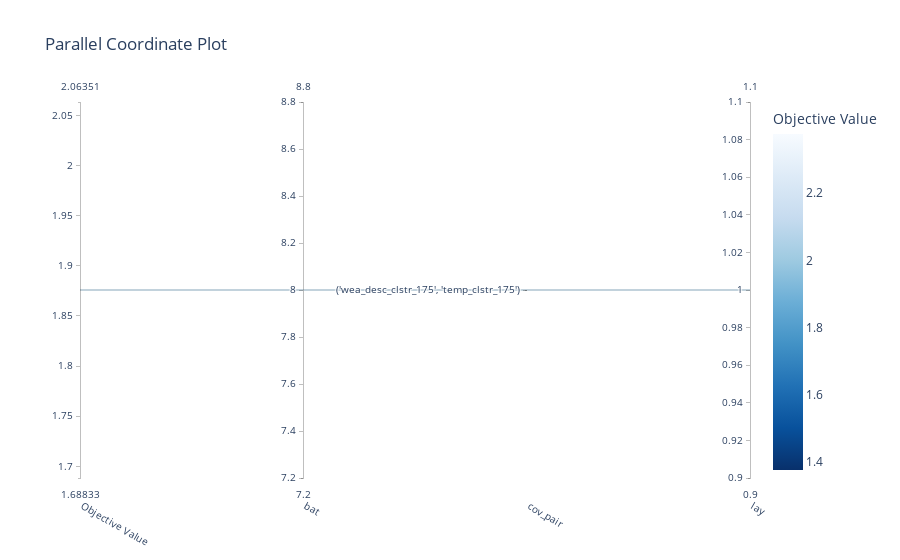
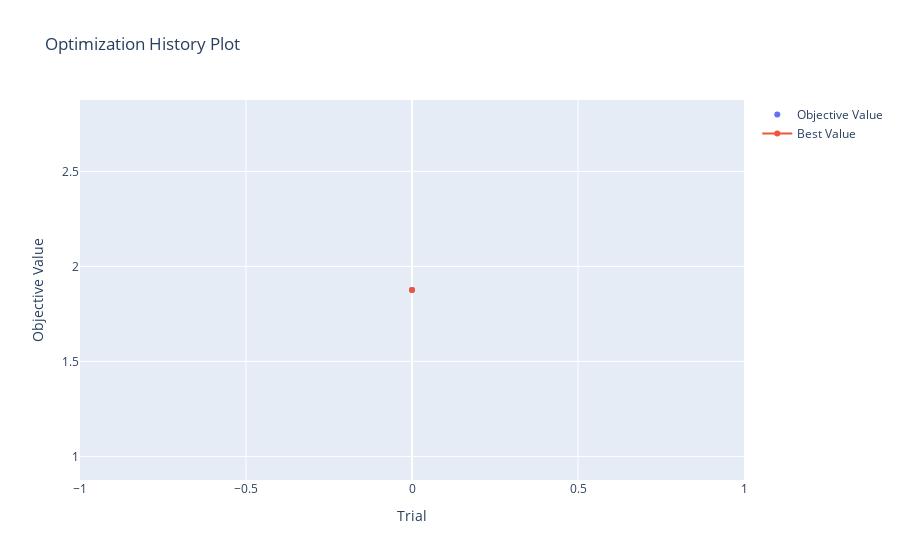
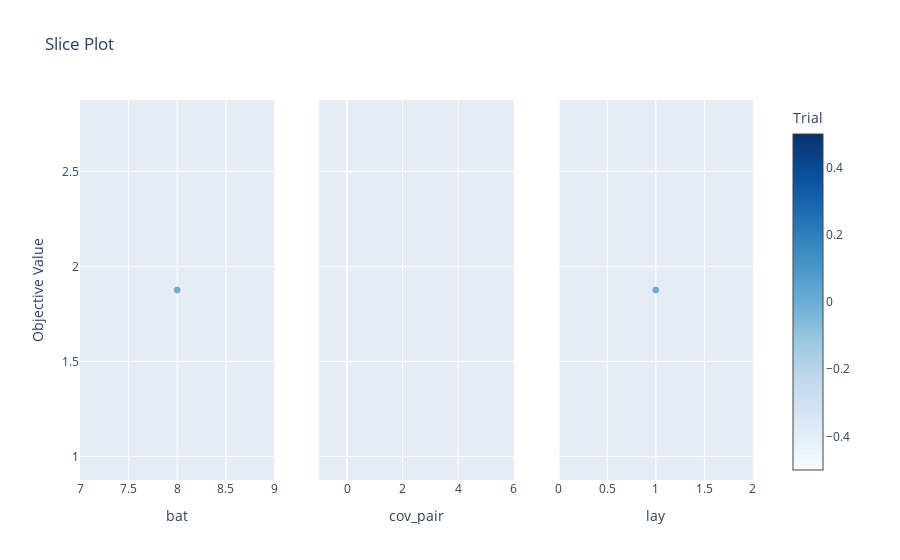

Here is the notebook cell these charts were saved with, in order:
### Code cell
"""
Full Training Routine 
with hyperparmeter grid search

Load data into TimeSeriesDataSet object

for fast development run
uncomment fast_dev_run = fdv_steps

"""

#early_stop_callback = EarlyStopping(monitor="val_loss", min_delta=1e-4, patience=p, verbose=False, mode="min")
lr_logger = LearningRateMonitor()

RMSE_list = [] # FIND minimum RMSE case
hyperparams_list = [] # FIND minimum RMSE case

# best_val_comb_idx=[17,21,51,52,53,54,61,62,63,82,83,84,109,110,111,143,144,145,195,218,219,220,232,233,234,236,237,238,280,338,339,340,344,345,346,386]
# best_val_train_epochs = [50, 50, 50, 50, 50, 50, 50, 50, 50, 50, 50, 50, 50, 50, 50, 50, 50, 50, 50, 50, 50, 50, 50, 50, 50, 50, 50, 50, 50, 50, 50, 50, 50, 50, 50, 50]

# best_val_comb_idx=[234]
# best_val_train_epochs = [50]


param_comb_cnt=-1
#for neu,lay,bat,lr,enc_len,pred_len,drop,cov_pair,num_ep in product(*[x for x in hparams_grid.values()]):

def objective(trial):  
  
  neu = 1#trial.suggest_int(name="neu",low=500,high=700,step=10,log=False)
  lay = trial.suggest_int(name="lay",low=1,high=3,step=1,log=False)
  bat = trial.suggest_int(name="bat",low=4,high=8,step=4,log=False)
  lr = 0.001#trial.suggest_float(name="lr",low=0.00001,high=0.0008,step=0.00001,log=False)
  enc_len = 8
  pred_len = 1
  drop = 0.2#trial.suggest_float(name="dropout",low=0,high=0.2,step=0.2,log=False)
  cov_pair = trial.suggest_categorical("cov_pair",[('wea_desc_clstr_175', 'temp_clstr_175')]) #  cov_pairs_list

  #for num_ep in range(20,65,3):
  for num_ep in range(1,2):

    num_cols_list = []  
    #param_comb_cnt+=1
    # if param_comb_cnt <0 or param_comb_cnt > 40:
    # #if param_comb_cnt not in [257, 254, 258, 291, 294, 295,328, 322, 326, 327,337, 329]:
    #   continue

    df_cov_col1 = cov_pair[0]
    df_cov_col2 = cov_pair[1]

      ######### Load DATA #############

    if (df_cov_col1[:3] == 'wea' and df_cov_col2[:3] != 'wea'): 
          num_cols_list = [df_cov_col2]
          cat_col1 = df_cov_col1
          cat_dict = {cat_col1: NaNLabelEncoder(add_nan=True).fit(df[cat_col1]),"_hour_of_day": NaNLabelEncoder(add_nan=True).fit(df._hour_of_day), \
          "_day_of_week": NaNLabelEncoder(add_nan=True).fit(df._day_of_week), "_day_of_month" : NaNLabelEncoder(add_nan=True).fit(df._day_of_month), "_day_of_year" : NaNLabelEncoder(add_nan=True).fit(df._day_of_year), \
              "_week_of_year": NaNLabelEncoder(add_nan=True).fit(df._week_of_year), "_month_of_year": NaNLabelEncoder(add_nan=True).fit(df._month_of_year) ,"_year": NaNLabelEncoder(add_nan=True).fit(df._year)}
          cat_list = [cat_col1,"_hour_of_day","_day_of_week","_day_of_month","_day_of_year","_week_of_year","_month_of_year","_year"]
          embed_size_dict = {cat_col1:(18,4),'_hour_of_day':(25,5),'_day_of_week':(8,5),'_day_of_month':(32,5), '_day_of_year':(69,8), '_week_of_year':(12,3), '_month_of_year':(4,3),'_year':(2,1)  }
  
    elif (df_cov_col2[:3] == 'wea' and df_cov_col1[:3] != 'wea'): 
          num_cols_list = [df_cov_col1]
          cat_col1 = df_cov_col2
          cat_dict = {cat_col1: NaNLabelEncoder(add_nan=True).fit(df[cat_col1]),"_hour_of_day": NaNLabelEncoder(add_nan=True).fit(df._hour_of_day), \
          "_day_of_week": NaNLabelEncoder(add_nan=True).fit(df._day_of_week), "_day_of_month" : NaNLabelEncoder(add_nan=True).fit(df._day_of_month), "_day_of_year" : NaNLabelEncoder(add_nan=True).fit(df._day_of_year), \
              "_week_of_year": NaNLabelEncoder(add_nan=True).fit(df._week_of_year), "_month_of_year": NaNLabelEncoder(add_nan=True).fit(df._month_of_year) ,"_year": NaNLabelEncoder(add_nan=True).fit(df._year)}
          cat_list = [cat_col1,"_hour_of_day","_day_of_week","_day_of_month","_day_of_year","_week_of_year","_month_of_year","_year"]
          embed_size_dict = {cat_col1:(18,4),'_hour_of_day':(25,5),'_day_of_week':(8,5),'_day_of_month':(32,5), '_day_of_year':(69,8), '_week_of_year':(12,3), '_month_of_year':(4,3),'_year':(2,1)  }
    
    elif (df_cov_col1[:3] == 'wea' and df_cov_col2[:3] == 'wea'): 
          num_cols_list = []
          cat_col1 = df_cov_col1
          cat_col2 = df_cov_col2
          cat_dict = {cat_col1: NaNLabelEncoder(add_nan=True).fit(df[cat_col1]),cat_col2: NaNLabelEncoder(add_nan=True).fit(df[cat_col2]),"_hour_of_day": NaNLabelEncoder(add_nan=True).fit(df._hour_of_day), \
          "_day_of_week": NaNLabelEncoder(add_nan=True).fit(df._day_of_week), "_day_of_month" : NaNLabelEncoder(add_nan=True).fit(df._day_of_month), "_day_of_year" : NaNLabelEncoder(add_nan=True).fit(df._day_of_year), \
              "_week_of_year": NaNLabelEncoder(add_nan=True).fit(df._week_of_year), "_month_of_year": NaNLabelEncoder(add_nan=True).fit(df._month_of_year) ,"_year": NaNLabelEncoder(add_nan=True).fit(df._year)}
          cat_list = [cat_col1,cat_col2,"_hour_of_day","_day_of_week","_day_of_month","_day_of_year","_week_of_year","_month_of_year","_year"]
          embed_size_dict = {cat_col1:(18,4),'_hour_of_day':(25,5),'_day_of_week':(8,5),'_day_of_month':(32,5), '_day_of_year':(69,8), '_week_of_year':(12,3), '_month_of_year':(4,3),'_year':(2,1)  }
    
    else:
          num_cols_list = [df_cov_col1,df_cov_col2] # numerical covariate
          cat_dict = {"_hour_of_day": NaNLabelEncoder(add_nan=True).fit(df._hour_of_day), \
          "_day_of_week": NaNLabelEncoder(add_nan=True).fit(df._day_of_week), "_day_of_month" : NaNLabelEncoder(add_nan=True).fit(df._day_of_month), "_day_of_year" : NaNLabelEncoder(add_nan=True).fit(df._day_of_year), \
              "_week_of_year": NaNLabelEncoder(add_nan=True).fit(df._week_of_year), "_month_of_year": NaNLabelEncoder(add_nan=True).fit(df._month_of_year) ,"_year": NaNLabelEncoder(add_nan=True).fit(df._year),\
              'wea_desc_clstr_'+chosen: NaNLabelEncoder(add_nan=True).fit(df['wea_desc_clstr_'+chosen]) }
          cat_list = ["_hour_of_day","_day_of_week","_day_of_month","_day_of_year","_week_of_year","_month_of_year","_year"]
          embed_size_dict = {'_hour_of_day':(25,5),'_day_of_week':(8,5),'_day_of_month':(32,5), '_day_of_year':(69,8), '_week_of_year':(12,3), '_month_of_year':(4,3),'_year':(2,1)  }

    #num_cols_list.append('clstr_'+chosen+'_lag_22')  
    num_cols_list.append('clstr_'+chosen+'_lag_166') 
    num_cols_list.append('clstr_'+chosen+'_lag_334')
    num_cols_list.append('clstr_'+chosen+'_lag_502')
    num_cols_list.append(chosen+'_inflow')
    #num_cols_list.append(chosen+'_lag_22_inflow') 
    # num_cols_list.append(chosen+'_lag_166_inflow')  
    # num_cols_list.append(chosen+'_lag_334_inflow')
    # num_cols_list.append(chosen+'_lag_502_inflow')  
    #cat_list.append('wea_desc_clstr_52')

    train_dataset = TimeSeriesDataSet(
        df.iloc[0:tr_stop_idx],
        time_idx="time_idx",
        target=Target,
        categorical_encoders=cat_dict,
        group_ids=["group"],
        min_encoder_length=enc_len,
        max_encoder_length=enc_len,
        min_prediction_length=pred_len,
        max_prediction_length=pred_len,
        time_varying_unknown_reals=[Target],
        time_varying_known_reals=num_cols_list,
        time_varying_known_categoricals=cat_list,
        add_relative_time_idx=False,
        randomize_length=False,
        scalers={},
        target_normalizer=TorchNormalizer(method="identity",center=False,transformation=None )

    )

    val_dataset = TimeSeriesDataSet.from_dataset(train_dataset,df.iloc[val_start_idx:val_stop_idx], stop_randomization=True, predict=False)
    test_dataset = TimeSeriesDataSet.from_dataset(train_dataset,df.iloc[tes_start_idx:tes_stop_idx], stop_randomization=True)

    train_dataloader = train_dataset.to_dataloader(train=True, batch_size=bat)
    val_dataloader = val_dataset.to_dataloader(train=False, batch_size=bat)
    test_dataloader = test_dataset.to_dataloader(train=False, batch_size=bat)
    ######### Load DATA #############


    """
    Machine Learning predictions START
    1) DeepAR

    """
    trainer = pl.Trainer(
        max_epochs=num_ep,
        gpus=0, #-1
        auto_lr_find=False,
        gradient_clip_val=0.1,
        limit_train_batches=1.0,
        limit_val_batches=1.0,
        #fast_dev_run=fdv_steps,
        logger=True,
        #log_every_n_steps=10,
        # profiler=True,
        callbacks=[lr_logger]#, early_stop_callback],
        #enable_checkpointing=True,
        #default_root_dir="C:\Work\WORK_PACKAGE\Demand_forecasting\github\DeepAR-pytorch\My_model\2_freq_nbinom_LSTM\1_cluster_demand_prediction\logs"
    )


    #print(f"training routing:\n \n {trainer}")
    deepar = DeepAR.from_dataset(
        train_dataset,
        learning_rate=lr,
        hidden_size=neu,
        rnn_layers=lay,
        dropout=drop,
        loss=Loss,
        log_interval=20,
        log_val_interval=6,
        log_gradient_flow=False,
        embedding_sizes=embed_size_dict
        # reduce_on_plateau_patience=3,
    )

    #print(f"Number of parameters in network: {deepar.size()/1e3:.1f}k")
    # print(f"Model :\n \n {deepar}")
    torch.set_num_threads(10)
    trainer.fit(
        deepar,
        train_dataloaders=train_dataloader,
        val_dataloaders=val_dataloader,
    )

    val_rmse = trainer.callback_metrics['val_RMSE'].item()
    trial.report(val_rmse, num_ep)

    # Handle pruning based on the intermediate value.
    if trial.should_prune():
        raise optuna.exceptions.TrialPruned()

  return val_rmse








########## optuna results #####################
if __name__ == "__main__":

  study = optuna.create_study(direction="minimize")
  study.optimize(objective, n_trials=1, timeout=600)

  pruned_trials = study.get_trials(deepcopy=False, states=[TrialState.PRUNED])
  complete_trials = study.get_trials(deepcopy=False, states=[TrialState.COMPLETE])

  print("Study statistics: ")
  print("  Number of finished trials: ", len(study.trials))
  print("  Number of pruned trials: ", len(pruned_trials))
  print("  Number of complete trials: ", len(complete_trials))

  print("Best trial:")
  trial = study.best_trial

  print("  Value: ", trial.value)

  print("  Params: ")
  for key, value in trial.params.items():
      print("    {}: {}".format(key, value))

  fig = optuna.visualization.plot_parallel_coordinate(study)
  fig.show()

  fig = optuna.visualization.plot_optimization_history(study)
  fig.show()

  fig = optuna.visualization.plot_slice(study)
  fig.show()

  fig = optuna.visualization.plot_param_importances(study)
  fig.show()


########## optuna results #####################

### Figure 1 — Plotly figure (JSON) as saved in the notebook; plotly's stock layout.template omitted (floating-point values rounded to 4 significant figures)
{"data": [{"dimensions": [{"label": "Objective Value", "range": [1.876, 1.876], "values": [1.876]}, {"label": "bat", "range": [8, 8], "values": [8]}, {"label": "cov_pair", "range": [0, 0], "ticktext": ["('wea_desc_clstr_175', 'temp_clstr_175')"], "tickvals": [0], "values": [0]}, {"label": "lay", "range": [1, 1], "values": [1]}], "labelangle": 30, "labelside": "bottom", "line": {"color": [1.876], "colorbar": {"title": {"text": "Objective Value"}}, "colorscale": [[0, "rgb(247,251,255)"], [0.125, "rgb(222,235,247)"], [0.25, "rgb(198,219,239)"], [0.375, "rgb(158,202,225)"], [0.5, "rgb(107,174,214)"], [0.625, "rgb(66,146,198)"], [0.75, "rgb(33,113,181)"], [0.875, "rgb(8,81,156)"], [1, "rgb(8,48,107)"]], "reversescale": true, "showscale": true}, "type": "parcoords"}], "layout": {"title": {"text": "Parallel Coordinate Plot"}}}

### Figure 2 — Plotly figure (JSON) as saved in the notebook; plotly's stock layout.template omitted (floating-point values rounded to 4 significant figures)
{"data": [{"mode": "markers", "name": "Objective Value", "type": "scatter", "x": [0], "y": [1.876]}, {"name": "Best Value", "type": "scatter", "x": [0], "y": [1.876]}], "layout": {"title": {"text": "Optimization History Plot"}, "xaxis": {"title": {"text": "Trial"}}, "yaxis": {"title": {"text": "Objective Value"}}}}

### Figure 3 — Plotly figure (JSON) as saved in the notebook; plotly's stock layout.template omitted (floating-point values rounded to 4 significant figures)
{"data": [{"marker": {"color": [0], "colorbar": {"title": {"text": "Trial"}, "x": 1, "xpad": 40}, "colorscale": [[0, "rgb(247,251,255)"], [0.125, "rgb(222,235,247)"], [0.25, "rgb(198,219,239)"], [0.375, "rgb(158,202,225)"], [0.5, "rgb(107,174,214)"], [0.625, "rgb(66,146,198)"], [0.75, "rgb(33,113,181)"], [0.875, "rgb(8,81,156)"], [1, "rgb(8,48,107)"]], "line": {"color": "Grey", "width": 0.5}, "showscale": true}, "mode": "markers", "showlegend": false, "type": "scatter", "x": [8], "xaxis": "x", "y": [1.876], "yaxis": "y"}, {"marker": {"color": [0], "colorbar": {"title": {"text": "Trial"}, "x": 1, "xpad": 40}, "colorscale": [[0, "rgb(247,251,255)"], [0.125, "rgb(222,235,247)"], [0.25, "rgb(198,219,239)"], [0.375, "rgb(158,202,225)"], [0.5, "rgb(107,174,214)"], [0.625, "rgb(66,146,198)"], [0.75, "rgb(33,113,181)"], [0.875, "rgb(8,81,156)"], [1, "rgb(8,48,107)"]], "line": {"color": "Grey", "width": 0.5}, "showscale": false}, "mode": "markers", "showlegend": false, "type": "scatter", "x": [["wea_desc_clstr_175", "temp_clstr_175"]], "xaxis": "x2", "y": [1.876], "yaxis": "y2"}, {"marker": {"color": [0], "colorbar": {"title": {"text": "Trial"}, "x": 1, "xpad": 40}, "colorscale": [[0, "rgb(247,251,255)"], [0.125, "rgb(222,235,247)"], [0.25, "rgb(198,219,239)"], [0.375, "rgb(158,202,225)"], [0.5, "rgb(107,174,214)"], [0.625, "rgb(66,146,198)"], [0.75, "rgb(33,113,181)"], [0.875, "rgb(8,81,156)"], [1, "rgb(8,48,107)"]], "line": {"color": "Grey", "width": 0.5}, "showscale": false}, "mode": "markers", "showlegend": false, "type": "scatter", "x": [1], "xaxis": "x3", "y": [1.876], "yaxis": "y3"}], "layout": {"title": {"text": "Slice Plot"}, "xaxis": {"anchor": "y", "domain": [0, 0.2889], "title": {"text": "bat"}}, "xaxis2": {"anchor": "y2", "domain": [0.3556, 0.6444], "title": {"text": "cov_pair"}}, "xaxis3": {"anchor": "y3", "domain": [0.7111, 1], "title": {"text": "lay"}}, "yaxis": {"anchor": "x", "domain": [0, 1], "title": {"text": "Objective Value"}}, "yaxis2": {"anchor": "x2", "domain": [0, 1], "matches": "y", "showticklabels": false}, "yaxis3": {"anchor": "x3", "domain": [0, 1], "matches": "y", "showticklabels": false}}}
